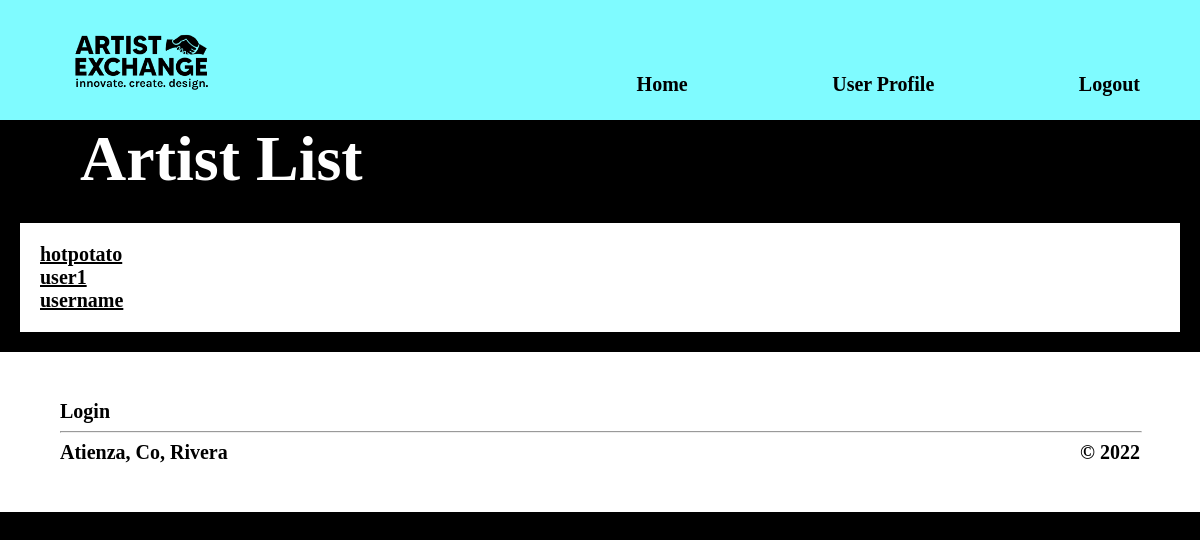
/following, run on the app's committed database.
### main/models.py (models this page shows, shortened)
class Profile(models.Model):
	user = models.OneToOneField(User, on_delete=models.CASCADE)
	is_artist = models.BooleanField(default=False)
	bio = models.TextField()
	commissions_open = models.BooleanField(default=False)
	commission_rates = models.TextField()
	genre = models.TextField()
	following = models.ManyToManyField(
		"self", blank=True, related_name="followers", symmetrical=False
	)
	def __str__(self):
		return f'{self.user.username} Profile'

### main/views.py (the view)
# urls.py: re_path(r'^following', views.FollowingListView.as_view(), name='following'),
class FollowingListView(ListView):
	model = Profile
	template = 'following_list.html'
	def get_queryset(self):
		user = self.request.user
		object_list = Profile.objects.filter(followers__id=user.id)
		print(user)
		print(object_list)
		return object_list

### main/templates/main/profile_list.html (shortened to what this page needs)
{% extends "base.html" %}
{% block body %}
{% load static %}
<div class="title-wrapper">
  <div class="text-wrapper">
    <h1>Artist List</h1>
  </div>
</div>
<div class="follow-list">
          {% for following in object_list %}
            <a href="{% url 'artist-detail' following.user.id %}"><p>{{ following.user.username }}</p></a>
          {% endfor %}
</div>
{% endblock %}

### main/static/main/styles.css (style rules this page uses)
* { margin: 0; padding: 0; }
body { background: black; }
h1 { font-family: 'Montserrat'; font-style: normal; font-weight: 800; font-size: 64px; line-height: 78px; margin-bottom: 5px; color: #FFFF; }
p, a { font-family: 'Karla'; font-style: normal; font-weight: 700; font-size: 20px; line-height: 23px; color: black; }
.title-wrapper { display: flex; flex-direction: row; max-width: 1288px; width: 90%; margin: auto; }
.text-wrapper { margin-left: 20px; }
.follow-list { display: flex; flex-direction: column; justify-content: space-around; background: white; padding: 20px; margin: 20px; }

### data on the page
Profile: user.username "hotpotato"
Profile: user.username "user1"
Profile: user.username "username"
